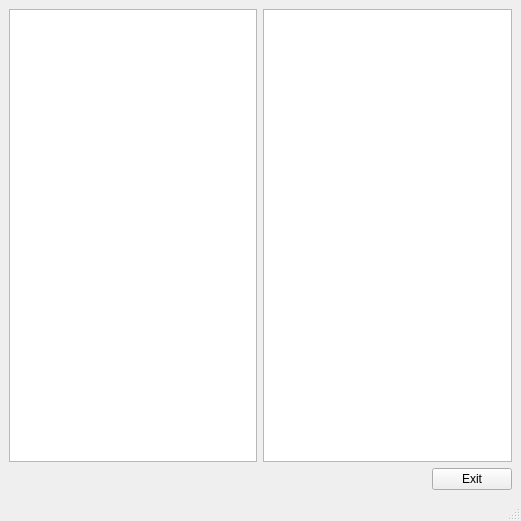
<?xml version="1.0" encoding="UTF-8"?>
<ui version="4.0">
 <class>MainWindow</class>
 <widget class="QMainWindow" name="MainWindow">
  <property name="geometry">
   <rect>
    <x>0</x>
    <y>0</y>
    <width>521</width>
    <height>521</height>
   </rect>
  </property>
  <property name="windowTitle">
   <string>MainWindow</string>
  </property>
  <widget class="QWidget" name="centralwidget">
   <layout class="QGridLayout" name="gridLayout">
    <item row="0" column="0">
     <layout class="QVBoxLayout" name="vLayoutMain">
      <item>
       <layout class="QHBoxLayout" name="hLayoutFiles">
        <item>
         <widget class="QTreeView" name="tvFileSys"/>
        </item>
        <item>
         <widget class="QListView" name="lvCurFolder"/>
        </item>
       </layout>
      </item>
      <item>
       <layout class="QHBoxLayout" name="hLayoutButtons">
        <item>
         <spacer name="horizontalSpacer">
          <property name="orientation">
           <enum>Qt::Horizontal</enum>
          </property>
          <property name="sizeHint" stdset="0">
           <size>
            <width>40</width>
            <height>20</height>
           </size>
          </property>
         </spacer>
        </item>
        <item>
         <widget class="QPushButton" name="btnExit">
          <property name="text">
           <string>Exit</string>
          </property>
         </widget>
        </item>
       </layout>
      </item>
     </layout>
    </item>
   </layout>
  </widget>
  <widget class="QMenuBar" name="menubar">
   <property name="geometry">
    <rect>
     <x>0</x>
     <y>0</y>
     <width>521</width>
     <height>22</height>
    </rect>
   </property>
  </widget>
  <widget class="QStatusBar" name="statusbar"/>
 </widget>
 <resources/>
 <connections/>
</ui>
